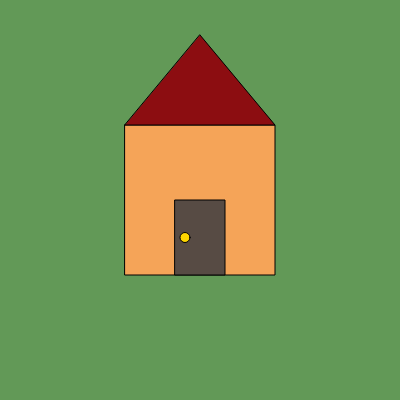
Frame 1 (no input)
Frame 60 (no input): identical to frame 1, image omitted
Frame 120 (the mouse pressed at the canvas centre since frame 60): identical to frame 1, image omitted

The p5.js sketch that drew this single still picture (run headless with seeded random() and noise() and a simulated clock; from frame 60 on, the mouse is pressed at the canvas centre):

// p5.js sketch
// ── sketch.js
const canvasWidth = 400
const canvasHeight = 400

function setup() {
  createCanvas(canvasWidth, canvasHeight);
}


function draw() {
  background(98, 153, 87);

  // body
  squareSize = 150
  const squarePosX = canvasWidth/2 - squareSize/2
  const squarePosY = canvasHeight/2 - squareSize/2
  fill(245, 164, 88)
  rect(squarePosX, squarePosY, squareSize)

  // roof
  roofHeight = squareSize * 0.60

  fill(140, 13, 17)
  triangle(
    squarePosX,             squarePosY, // left corner
    canvasWidth-squarePosX, squarePosY, // right corner
    canvasHeight/2,         squarePosY-roofHeight, // rooftop
  ) 

  // door
  doorWidth = 50
  fill(87, 75, 68)
  rect(
    400/2-doorWidth/2, 400/2,
    doorWidth, squareSize/2)

  // doorknob
  fill("gold")
  circle(canvasWidth/2-doorWidth/2+10, canvasHeight/2+squareSize/4, 10)
}
